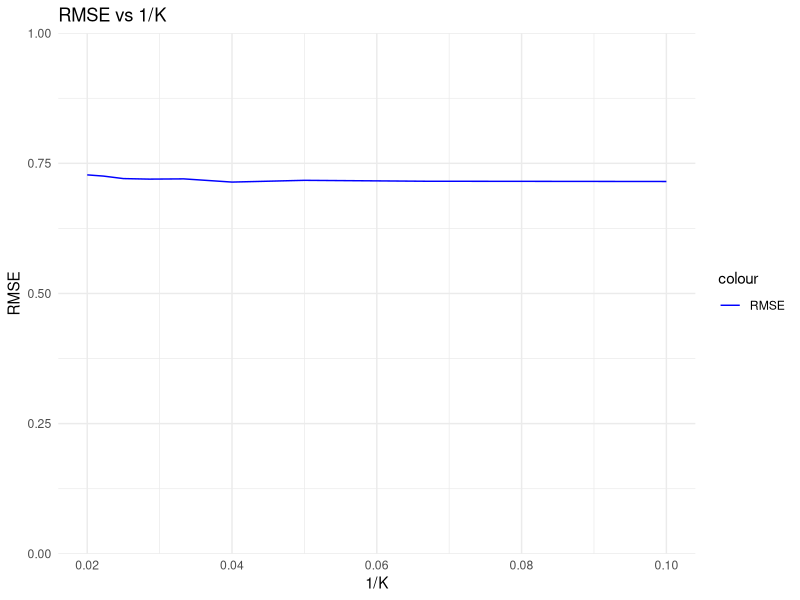
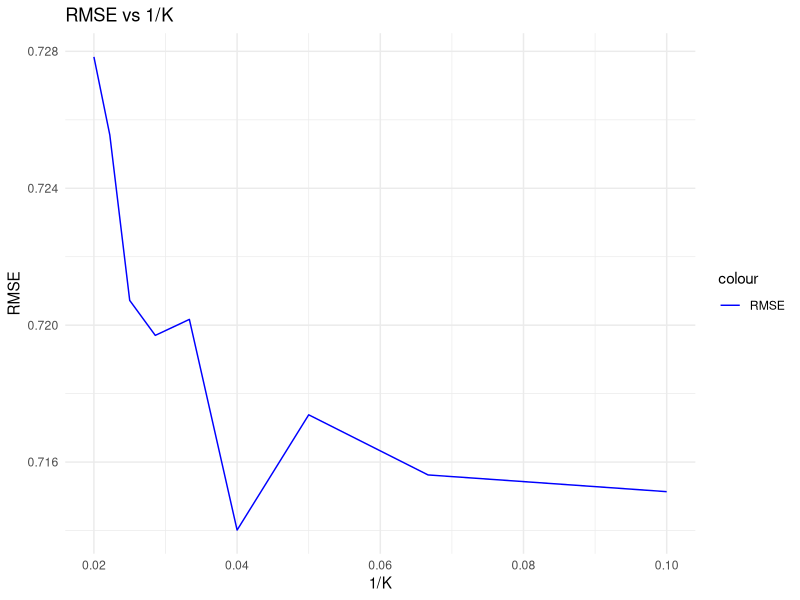
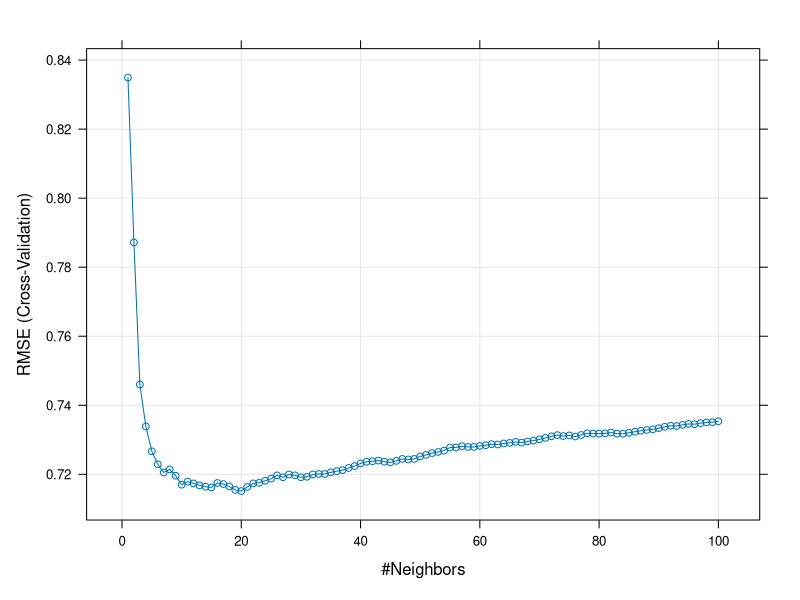
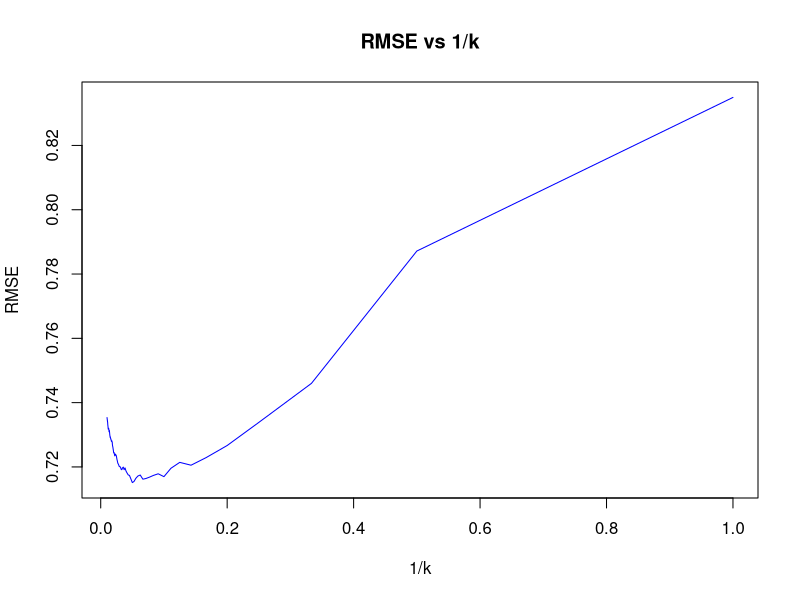

Source code (R) for these figures, in order: (Note: this script raises an error after producing the figures.)
## ---- chunk 1
# Load the training data
train <- read.csv("wineq_train.csv", stringsAsFactors=F)
# Load the test data
test <- read.csv("wineq_validation.csv", , stringsAsFactors=F)
## ---- chunk 2
# Compactly Display the Structure of an Arbitrary R Object
str(train)

# Take an initial view of the dataset
summary(train)
## ---- chunk 3
fit = lm(quality ~ ., data=train)
summary(fit)
yhat = predict(fit, newdata=test)

# Put the prediction in a file for the submission on the platform
write.table(file="mySubmission.txt", yhat, row.names = FALSE, col.names = FALSE)
## ---- chunk 4
MSE <- function(y, model){
  yhat = predict(model) # Estimated y computed on the basis of the features
  mean((y-yhat)^2)
}

RMSE <- function(y, model){
  sqrt(MSE(y,model))
}
## ---- chunk 5
mse = MSE(y=train$quality, model=fit)
# Square root of MSE
sqrt(mse)
## ---- chunk 6
#library(ggplot2)
#require(graphics)
#pairs(train)
#ggplot(cor(train))

#ggcorrplot(cor(train))
#heatmap(cor(train))

#plot(train$alcohol, train$quality)
#plot(train$total.sulfur.dioxide, train$free.sulfur.dioxide)
#abline(fit)
#cor(train)
## ---- chunk 7
fit_m3 = lm(quality ~ . -citric.acid -chlorides -total.sulfur.dioxide, data=train)
yhat = predict(fit_m3, newdata=test)
RMSE(y=train$quality, model=fit_m3)
write.table(file="mySubmission.txt", yhat, row.names = FALSE, col.names = FALSE)
## ---- chunk 8
fit_m3n2 = lm(quality ~ . -citric.acid - chlorides - total.sulfur.dioxide - density, data=train) 
yhat = predict(fit_m3n2, newdata=test)
RMSE(y=train$quality, model=fit_m3n2)
## ---- chunk 9
fit_m3n3 = lm(quality ~ . -citric.acid - chlorides - total.sulfur.dioxide - residual.sugar, data=train) 
yhat = predict(fit_m3n3, newdata=test)
RMSE(y=train$quality, model=fit_m3n3)
## ---- chunk 10
library(class)
library(caret)

k_values <- seq(from=10, to=50, by=5) # Define the values of K for cross-validation
results <- data.frame(K = integer(), oneOverK = numeric(), RMSE_train = numeric(), RMSE_cv = numeric())

# Perform k-fold cross-validation for each K value
for (k in k_values) {
  # Define the KNN control parameters for cross-validation
  # number: the number of folds
  ctrl <- trainControl(method = "cv", number = 5, savePredictions = TRUE)

  # Define the KNN model
  model <- train(quality ~ ., data = train, method = "knn", trControl = ctrl, tuneGrid = data.frame(k = k), preProcess = c("center","scale") )
  
  # Store results
  results <- rbind(results, data.frame(K = model$results$k, oneOverK = 1/model$results$k, RMSE = model$results$RMSE))
}

# Plot RMSE based on train data and cross-validation

oneOverK <- results$oneOverK
RMSE <- results$RMSE
ggplot(results, aes(x = oneOverK)) +
  geom_line(aes(y = RMSE, color = "RMSE")) +
  scale_color_manual(values = c("RMSE" = "blue")) +
  #scale_x_continuous(expand=c(0, 0), limits=c(0, 0.2)) +
  scale_y_continuous(expand=c(0, 0), limits=c(0, 1)) +
  labs(x = "1/K", y = "RMSE") +
  ggtitle("RMSE vs 1/K") +
  theme_minimal()

ggplot(results, aes(x = oneOverK)) +
  geom_line(aes(y = RMSE, color = "RMSE")) +
  scale_color_manual(values = c("RMSE" = "blue")) +
  #scale_x_continuous(expand=c(0, 0), limits=c(0, 0.2)) +
  #scale_y_continuous(expand=c(0, 0), limits=c(0, 1)) +
  labs(x = "1/K", y = "RMSE") +
  ggtitle("RMSE vs 1/K") +
  theme_minimal()
## ---- chunk 11
library("caret")
set.seed(1234)

rm(list = ls())

data <- read.csv("wineq_train.csv", stringsAsFactors=F)

#data$quality <- as.factor(data$quality)
train <- createDataPartition(data[, "quality"], p=0.75, list=FALSE)
data.trn <- data[train,]
data.tst <- data[-train,]
## ---- chunk 12
sqrt(nrow(data))

ctrl <- trainControl(method="cv", number=10) #10 fold cross validation

model <- train(quality ~ .,
               method = "knn",
               trControl = ctrl,
               preProcess = c("center","scale"),
               tuneGrid = data.frame(k=seq(1, 100, by=1)),
               data = data.trn)

#RMSES = c()
#for (k in seq(1, 100, by=1)) {
#  yhat = predict(model, newdata=train)
#  RMSE(y=train$quality, model=model)
#}



# best        model
# 0.7151333   quality ~ .
# 

print(model)
plot(model)

plot(1/model$results$k, model$results$RMSE, type = "l", xlab = "1/k", ylab = "RMSE", main = "RMSE vs 1/k", col="blue")
## ---- chunk 13
# Create all possible combinations of features
all_features <- colnames(train)  # Assuming 'train' is your training data frame
all_features <- setdiff(all_features, "quality")  # Remove the dependent variable
feature_combinations <- lapply(1:length(all_features), function(x) combn(all_features, x))

# Fit models and calculate RMSE for each combination
best_rmse <- Inf
best_model <- NULL
for (i in seq_along(feature_combinations)) {
  combinations <- feature_combinations[[i]]
  for (j in 1:ncol(combinations)) {
    formula <- as.formula(paste("quality ~", paste(combinations[, j], collapse = " + ")))
    model <- lm(formula, data = train)
    rmse <- RMSE(train$quality, model)
    if (rmse < best_rmse) {
      best_rmse <- rmse
      best_model <- model
    }
  }
}

summary(best_model)
RMSE(y=train$quality, model=best_model)
yhat = predict(best_model, newdata=test)
## ---- chunk 14

# Take 80% of the data for training and 20% for validation 
set.seed(123)
train_index <- sample(1:nrow(train), 0.8*nrow(train))
partialTrain <- train[train_index,]
partialValidation <- train[-train_index,]

# Create all possible combinations of features
all_features <- colnames(partialTrain)  # Assuming 'train' is your training data frame
all_features <- setdiff(all_features, "quality")  # Remove the dependent variable
feature_combinations <- lapply(1:length(all_features), function(x) combn(all_features, x))

# Fit models and calculate RMSE for each combination
best_rmse <- Inf
best_model <- NULL
for (i in seq_along(feature_combinations)) {
  combinations <- feature_combinations[[i]]
  for (j in 1:ncol(combinations)) {
    formula <- as.formula(paste("quality ~", paste(combinations[, j], collapse = " + ")))
    model <- lm(formula, data = partialTrain)
    rmse <- RMSE(train$quality, model)
    if (rmse < best_rmse) {
      best_rmse <- rmse
      best_model <- model
    }
  }
}

summary(best_model)
best_rmse
yhat = predict(best_model, newdata=test)
write.table(file="mySubmission2.txt", yhat, row.names = FALSE, col.names = FALSE)

